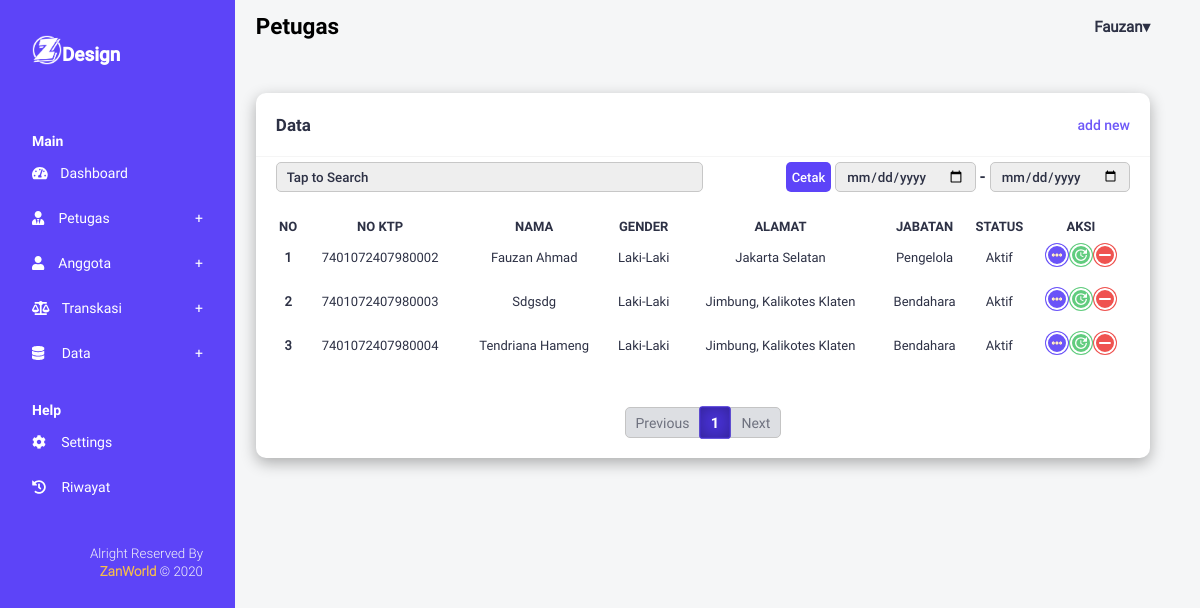
Screenshot of /pages/petugas/data_petugas.php (signed in) with the database file from the repository.
### tables this page shows
CREATE TABLE `petugas` (
  `idpetugas` int(11) NOT NULL,
  `noktp` char(16) NOT NULL,
  `nama` varchar(50) NOT NULL,
  `jenkel` enum('laki-laki','perempuan') DEFAULT NULL,
  `alamat` text DEFAULT NULL,
  `jabatan` enum('pembina','ketua','sekretaris','bendahara','pengawas','pengelola') DEFAULT NULL,
  `tgllahir` date DEFAULT NULL,
  `status` enum('aktif','nonaktif') DEFAULT NULL,
  `waktudaftar` datetime DEFAULT NULL
);

### assets/library/function.php (called while the page is built, shortened)
<?php
require_once 'function_control.php';
class Library
{
    public function __construct()
    {
        try {
            $host       = "localhost";
            $db_name    = "dbkoperasi";
            $username   = "root";
            $password   = "";
            $this->conn = new PDO("mysql:host=$host;dbname=$db_name", $username, $password);
        } catch (PDOException $e) {
            print "Koneksi atau query bermasalah : " . $e->getMessage() . "<br>";
            die();
        }
    }
}

### assets/library/function_control.php (called while the page is built, shortened)
<?php
class Control
{
    public function hashMethod($action, $data)
    {
        $chipherMethod = "AES-256-CBC";
        $secret_key = "12512235235254626426246426246426";
        $secret_iv = "235235234542524542542542524542524";
        $option = 0;
        $output = false;
        $iv = substr(hash('sha256', $secret_iv), 0, 16);
        $key = hash('sha256', $secret_key);
        if ($action === "encrypt") {
            $output = openssl_encrypt($data, $chipherMethod, $key, $option, $iv);
            $output = base64_encode($output);
        } else {
            if ($action === "decrypt") {
                $output = openssl_decrypt(base64_decode($data), $chipherMethod, $key, $option, $iv);
            }
        }
        return $output;
    }
}

### pages/petugas/data_petugas.php (the view, shortened to what this page needs)
<?php
require_once "../../assets/library/function.php";
require_once "../../assets/library/function_control.php";
$library = new Library();
$control = new Control();
$idpetugas = $_SESSION['key'];
$queryUsername = $library->conn->query("SELECT*FROM petugas WHERE idpetugas='$idpetugas'");
$rowQueryUsername = $queryUsername->fetch(PDO::FETCH_ASSOC);
$username = $rowQueryUsername['nama'];
$nickName = explode(" ", $username);
$halaman = 10;
$page = isset($_GET['data']) ? (int)$_GET['data'] : 1;
$mulai = ($page > 1) ? ($page * $halaman) - $halaman : 0;
$query = $library->conn->query("SELECT*FROM petugas LIMIT $mulai,$halaman");
$data = $library->conn->query("SELECT*FROM petugas");
$totalData = $data->rowCount();
$pages = ceil($totalData / $halaman);
?>
<!DOCTYPE html>
<html lang="en">
<head>
    <link rel="stylesheet" href="../../assets/css/layout.css">
    <link rel="stylesheet" href="../../assets/css/formStyle.css">
    <link rel="stylesheet" href="../../assets/css/all.min.css">
</head>
<body>
    <div class="wrap-all">
        <div class="sidebar">
            <nav class="navbar">
                <div class="navbar-content head">
                    <div class="logo-brand">
                        <img src="../../assets/img/icon/logo.svg" alt="">
                    </div>
                    <div class="title">
                        <h2>Design</h2>
                    </div>
                </div>
                <div class="navbar-content body">
                    <h5 class="head">Main</h5>
                    <ul class="navbar-nav">
                        <li class="navbar-items">
                            <a href="../../index.php" class="navbar-link">
                                <span class="icon"><i class="fas fa-tachometer-alt"></i></span>
                                <span class="title">Dashboard</span>
                            </a>
                        </li>
                        <li class="navbar-items">
                            <a href="#" class="navbar-link head-list">
                                <span class="icon"><i class="fas fa-user-tie"></i></span>
                                <span class="title">Petugas</span>
                            </a>
                        </li>
                        <li class="navbar-items">
                            <a href="#" class="navbar-link head-list">
                                <span class="icon"><i class="fas fa-user"></i></span>
                                <span class="title">Anggota</span>
                            </a>
                        </li>
                        <li class="navbar-items">
                            <a href="#" class="navbar-link head-list">
                                <span class="icon"><i class="fas fa-balance-scale"></i></span>
                                <span class="title">transkasi</span>
                            </a>
                        </li>
                        <li class="navbar-items">
                            <a href="#" class="navbar-link head-list">
                                <span class="icon"><i class="fas fa-database"></i></span>
                                <span class="title">data</span>
                            </a>
                        </li>
                    </ul>
                    <h5 class="head" style="margin-top: 0px;">Help</h5>
                    <ul class="navbar-nav">
                        <li class="navbar-items">
                            <a href="../settings/add_settings.php" class="navbar-link">
                                <span class="icon"><i class="fas fa-cog"></i></span>
                                <span class="title">settings</span>
                            </a>
                        </li>
                        <li class="navbar-items">
                            <a href="../riwayat/add_riwayat.php" class="navbar-link">
                                <span class="icon"><i class="fas fa-history"></i></span>
                                <span class="title">riwayat</span>
                            </a>
                        </li>
                    </ul>
                </div>
                <div class="navbar-content footer">
                    <small>alright reserved by <span>ZanWorld</span> &copy; 2020 </small>
                </div>
            </nav>
        </div>
        <section class="content">
            <header class="content-header">
                <div class="content-title">
                    <h2>Petugas</h3>
                </div>
                <div class="user-dropdown">
                    <a href="#" class="dropdown-toggle">
                        <h4 class="user-name"><?= $nickName[0] ?></h4>
                    </a>
                </div>
            </header>
            <div class="content-body">
                <div class="container">
                    <div class="data-view">
                        <div class="table">
                            <div class="table-head">
                                <h1>Data</h1>
                                <a href="addNew_petugas.php" class="link" title="data pinjaman">add new</a>
                            </div>
                            <div class="table-control">
                                <div class="tb-search">
                                    <input type="search" name="search" class="input-search petugas" placeholder="Tap to Search" autocomplete="off">
                                </div>
                                <div class="tb-cetak">
                                    <form method="post">
                                        <button type="submit" name="cetak" class="btn btn-print">Cetak</button>
                                        <input type="date" name="tglMulai" class="tgl-mulai">
                                        <span>-</span>
                                        <input type="date" name="tglSelesai" class="tgl-selesai">
                                    </form>
                                </div>
                            </div>
                            <div class="table-body" style="overflow: auto;">
                                <table class="tb_primary">
                                    <thead>
                                        <tr>
                                            <th>NO</th>
                                            <th>NO KTP</th>
                                            <th>NAMA</th>
                                            <th>GENDER</th>
                                            <th>ALAMAT</th>
                                            <th>JABATAN</th>
                                            <th>STATUS</th>
                                            <th>AKSI</th>
                                        </tr>
                                    </thead>
                                    <tbody>
                                        <?php
                                        $no = $mulai+1;
                                        while ($row = $query->fetch(PDO::FETCH_ASSOC)) :
                                        if($row['noktp'] !== '7401072407980001'):
                                        ?>
                                            <tr>
                                                <th><?= $no++ ?></th>
                                                <td><?= $row['noktp'] ?></td>
                                                <td><?= $row['nama'] ?></td>
                                                <td><?= $row['jenkel'] ?></td>
                                                <td><?= $row['alamat'] ?></td>
                                                <td><?= $row['jabatan'] ?></td>
                                                <td>
                                                    <?php
                                                    if ($row['status'] === 'aktif') {
                                                        echo "Aktif";
                                                    } else {
                                                        echo "Non Aktif";
                                                    }
                                                    ?>
                                                </td>
                                                <td style="display: flex; justify-content:center;">
                                                    <a class="icon icon-detail" href="#" title="lihat detail data" value="<?= $control->hashMethod('encrypt', $row['idpetugas']) ?>">
                                                        <img src="../../assets/img/icon/icon-detail2.svg" class="icon-action" alt="icon-detail">
                                                    </a>
                                                    <a href="update_petugas.php?data=<?= $control->hashMethod('encrypt', $row['idpetugas']) ?>" class="icon icon-update" title="ubah data">
                                                        <img src="../../assets/img/icon/icon-update2.svg" class="icon-action" alt="icon-update">
                                                    </a>
                                                    <a href="delete_petugas.php?data=<?= $control->hashMethod('encrypt', $row['idpetugas']) ?>" class="icon icon-delete" title="hapus data" onclick="return confirm('Menghapus data ini adalah menonaktifkan petugas. Yakin?');">
                                                        <img src="../../assets/img/icon/icon-delete2.svg" class="icon-action" alt="icon-delete">
                                                    </a>
                                                </td>
                                            </tr>
                                        <?php
                                        endif;
                                        endwhile;
                                        ?>
                                    </tbody>
                                </table>
                            </div>
                            <div class="table-footer">
                                <nav>
                                    <ul class="pagination">
                                        <?php
                                        if ($page > 1) {
                                        ?>
                                            <li class="page-item active">
                                                <a href="?data=<?= $page - 1 ?>" class="page-link">Previous</a>
                                            </li>
                                        <?php
                                        } else {
                                        ?>
                                            <li class="page-item disabled">
                                                <span class="page-link">Previous</span>
                                            </li>
                                            <?php
                                        }
                                        for ($i = 1; $i <= $pages; $i++) :
                                            if ($page === $i) {
                                            ?>
                                                <li class="page-item active">
                                                    <span class="page-link"><?= $i ?></span>
                                                </li>
                                            <?php
                                            } else {
                                            ?>
                                                <li class="page-item">
                                                    <a href="?data=<?= $i ?>" class="page-link"><?= $i ?></a>
                                                </li>
                                            <?php
                                            }
                                        endfor;
                                        if ($page < $pages) {
                                            ?>
                                            <li class="page-item active">
                                                <a href="?data=<?= $page + 1 ?>" class="page-link">Next</a>
                                            </li>
                                        <?php
                                        } else {
                                        ?>
                                            <li class="page-item disabled">
                                                <span class="page-link">Next</span>
                                            </li>
                                        <?php
                                        }
                                        ?>
                                    </ul>
                                </nav>
                            </div>
                        </div>
                    </div>
                </div>
            </div>
        </section>
    </div>
</body>
</html>

### rows the page displays
petugas: nama "Fauzan", noktp "7401072407980002", nama "Fauzan Ahmad", jenkel "Laki-Laki", alamat "Jakarta Selatan", jabatan "Pengelola", status "Aktif"
petugas: noktp "7401072407980003", nama "Sdgsdg", jenkel "Laki-Laki", alamat "Jimbung, Kalikotes Klaten", jabatan "Bendahara", status "Aktif"
petugas: noktp "7401072407980004", nama "Tendriana Hameng", jenkel "Laki-Laki", alamat "Jimbung, Kalikotes Klaten", jabatan "Bendahara", status "Aktif"
